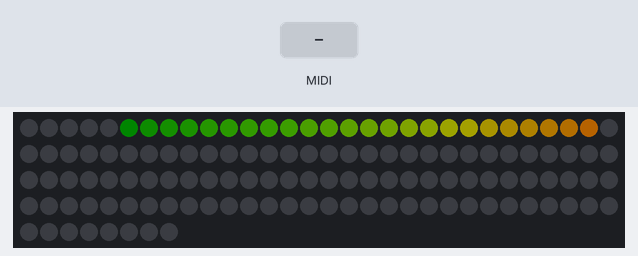
Recording of a sketch running on a simulated Teensy 4. Parts: 128 RGB LEDs in strip order, left to right, continuing on the next row. The test bench sets the inputs (shaded band). Dim RGB values are drawn brighter than linear.

Above: at 0.7 s.
At 1.3 s:
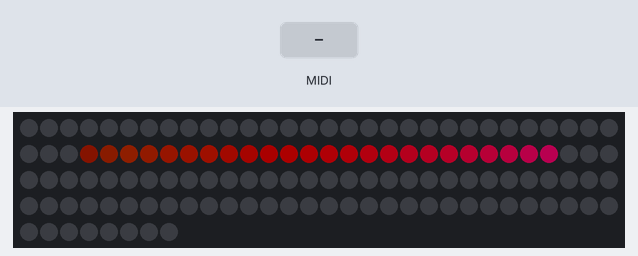
At 3.1 s:
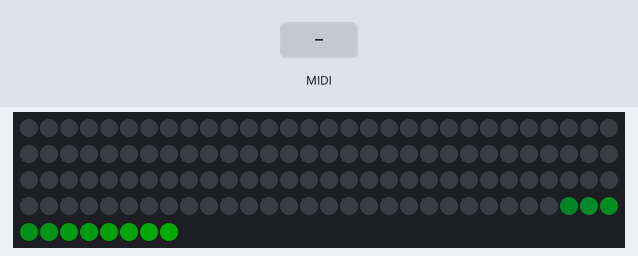
4.6 s: MIDI note 36 received
6.4 s: MIDI note 48 received
Timing chart, 0 to 9.4 s (numbered marks = the images above; inputs shaded):
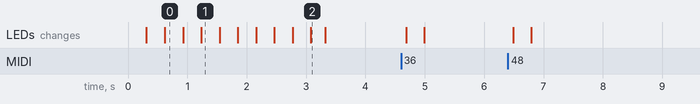

The sketch:

midiLED.ino
```cpp
#include <Adafruit_NeoPixel.h>

#define _numLED 128  // Number of LEDs in your underlights device
#define pinLED  4    // DIN Pin
#define pStart  36   // First note in array (36 is default, maps to C1 in Ableton)
#define bLED    100   // Maximum Overall Brightness of LEDs (0-255) [Set to 255 if you have a power supply]
#define rDelay  80   // Refresh Delay (lower = more FPS) if set too low will lag on high LED Counts
#define ledsPerChannel 127 // Number of Leds controlled per one MIDI Channel

// SysEx protocol
//
// Unlike the note-based path below (which indexes a fixed 128-colour palette
// through velocity), SysEx lets the host set fully arbitrary RGB per LED.
//
//   Set pixels:  F0 7D 00 [idx r g b] [idx r g b] ... F7
//                idx = LED index (0-127), r/g/b = colour channel (0-63)
//   Clear all:   F0 7D 01 F7
//
// 0x7D is the SysEx manufacturer ID reserved for non-commercial / prototype use
#define SYSEX_MANUFACTURER 0x7D
#define SYSEX_CMD_SET      0x00
#define SYSEX_CMD_CLEAR    0x01
#define SYSEX_BUFFER_SIZE  1024

const byte _r[128] = {0, 65, 130, 255, 255, 255, 130, 65, 255, 255, 130, 65, 255, 255, 130, 65, 134, 81, 40, 20, 73, 0, 0, 0, 73, 0, 0, 0, 73, 0, 0, 0, 73, 0, 0, 0, 73, 0, 0, 0, 73, 0, 0, 0, 45, 0, 0, 0, 105, 45, 24, 12, 255, 255, 130, 65, 255, 255, 130, 65, 255, 150, 117, 32, 0, 0, 0, 0, 0, 16, 125, 28, 255, 186, 174, 97, 12, 0, 0, 0, 24, 89, 174, 40, 255, 134, 113, 0, 57, 85, 53, 89, 49, 105, 210, 255, 255, 182, 142, 130, 57, 0, 12, 20, 20, 101, 130, 219, 215, 255, 158, 101, 20, 219, 125, 154, 142, 61, 113, 223, 158, 53, 24, 4, 182, 61, 178, 73};
const byte _g[128] = {0, 65, 130, 255, 61, 0, 0, 0, 186, 61, 32, 16, 174, 255, 130, 65, 255, 255, 130, 65, 255, 255, 130, 65, 255, 255, 130, 65, 255, 255, 130, 65, 255, 255, 130, 65, 194, 166, 85, 45, 134, 85, 45, 24, 36, 0, 0, 0, 53, 0, 0, 0, 61, 0, 0, 0, 65, 0, 0, 0, 12, 53, 81, 53, 57, 73, 20, 0, 69, 0, 125, 28, 0, 255, 235, 255, 138, 255, 166, 40, 0, 0, 24, 16, 49, 223, 255, 255, 255, 255, 255, 138, 81, 81, 28, 0, 69, 166, 255, 89, 40, 73, 77, 20, 28, 57, 0, 65, 73, 190, 223, 178, 20, 210, 235, 150, 101, 61, 113, 255, 0, 0, 206, 65, 174, 49, 81, 20};
const byte _b[128] = {0, 65, 130, 255, 61, 0, 0, 0, 105, 0, 0, 0, 45, 0, 0, 0, 49, 0, 0, 0, 73, 0, 0, 0, 93, 24, 12, 4, 89, 85, 45, 24, 182, 150, 73, 36, 255, 255, 130, 65, 255, 255, 130, 65, 255, 255, 130, 65, 251, 255, 130, 65, 255, 255, 130, 65, 109, 81, 40, 20, 0, 0, 0, 4, 0, 24, 109, 255, 77, 202, 125, 28, 0, 45, 4, 8, 0, 93, 255, 255, 255, 255, 121, 0, 0, 4, 20, 0, 36, 109, 202, 255, 194, 231, 255, 89, 0, 0, 0, 4, 0, 12, 32, 40, 89, 24, 0, 40, 16, 36, 45, 12, 45, 105, 138, 255, 255, 61, 113, 255, 0, 0, 0, 0, 0, 0, 0, 0};

Adafruit_NeoPixel _LED = Adafruit_NeoPixel(_numLED, pinLED, NEO_GRB + NEO_KHZ800);

int count = 0;

byte sysexBuffer[SYSEX_BUFFER_SIZE];
unsigned int sysexLength = 0;

// Expand a 6-bit colour channel (0-63) to the NeoPixels' 8-bit range (0-255).
inline byte scaleColor(byte value) {
  if (value > 63) value = 63;
  return (byte)((value * 255 + 31) / 63);
}

void noteOn(byte ch, byte p, byte v) {
  _LED.setPixelColor((p + (ledsPerChannel * (ch-1))) - pStart, _r[v], _g[v], _b[v]);
  count = 0;
}

void noteOff(byte ch, byte p, byte v) {
  _LED.setPixelColor((p + (ledsPerChannel * (ch-1))) - pStart, 0, 0, 0);
  count = 0;
}

void processSysEx(const byte *data, unsigned int length) {
  // Smallest valid message is F0 <mfr> <cmd> F7
  if (length < 4 || data[0] != 0xF0 || data[1] != SYSEX_MANUFACTURER) return;

  byte command = data[2];

  if (command == SYSEX_CMD_SET) {
    // Body is a run of [idx r g b] quads between the header and the closing F7
    // (which sits at data[length - 1]).
    for (unsigned int i = 3; i + 4 <= length - 1; i += 4) {
      byte idx = data[i];
      if (idx < _numLED)
        _LED.setPixelColor(idx, scaleColor(data[i + 1]), scaleColor(data[i + 2]), scaleColor(data[i + 3]));
    }
    _LED.show();

  } else if (command == SYSEX_CMD_CLEAR) {
    _LED.clear();
    _LED.show();
  }
}

void handleSysEx(const byte *data, uint16_t length, bool complete) {
  for (uint16_t i = 0; i < length; i++) {
    if (sysexLength < SYSEX_BUFFER_SIZE)
      sysexBuffer[sysexLength++] = data[i];
  }

  if (complete) {
    processSysEx(sysexBuffer, sysexLength);
    sysexLength = 0;
  }
}

uint32_t wheel(byte pos, byte bright) {
  byte r, g, b;

  if (pos < 85) {
    r = pos * 3;
    g = 255 - pos * 3;
    b = 0;
  } else if (pos < 170) {
    pos -= 85;
    r = 255 - pos * 3;
    g = 0;
    b = pos * 3;
  } else {
    pos -= 170;
    r = 0;
    g = pos * 3;
    b = 255 - pos * 3;
  }

  return _LED.Color((uint16_t)r * bright / 255,
                    (uint16_t)g * bright / 255,
                    (uint16_t)b * bright / 255);
}

void bootAnimation() {
  const int tail = 24;

  for (int head = 0; head < _numLED + tail; head++) {
    _LED.clear();
    for (int t = 0; t < tail; t++) {
      int p = head - t;
      if (p >= 0 && p < _numLED) {
        byte bright = 255 - (t * (255 / tail));
        byte hue = (byte)((uint32_t)p * 255 / _numLED);
        _LED.setPixelColor(p, wheel(hue, bright));
      }
    }
    _LED.show();
    delay(18);
  }

  _LED.clear();
  _LED.show();
}

void setup() {
  _LED.begin();
  _LED.setBrightness(bLED);
  bootAnimation();
  usbMIDI.setHandleNoteOn(noteOn);
  usbMIDI.setHandleNoteOff(noteOff);
  usbMIDI.setHandleSystemExclusive(handleSysEx);
  _LED.show();
}

void loop() {
  while (usbMIDI.read());
  count++;
  if (count == rDelay) {
    _LED.show();
  }
}
```
